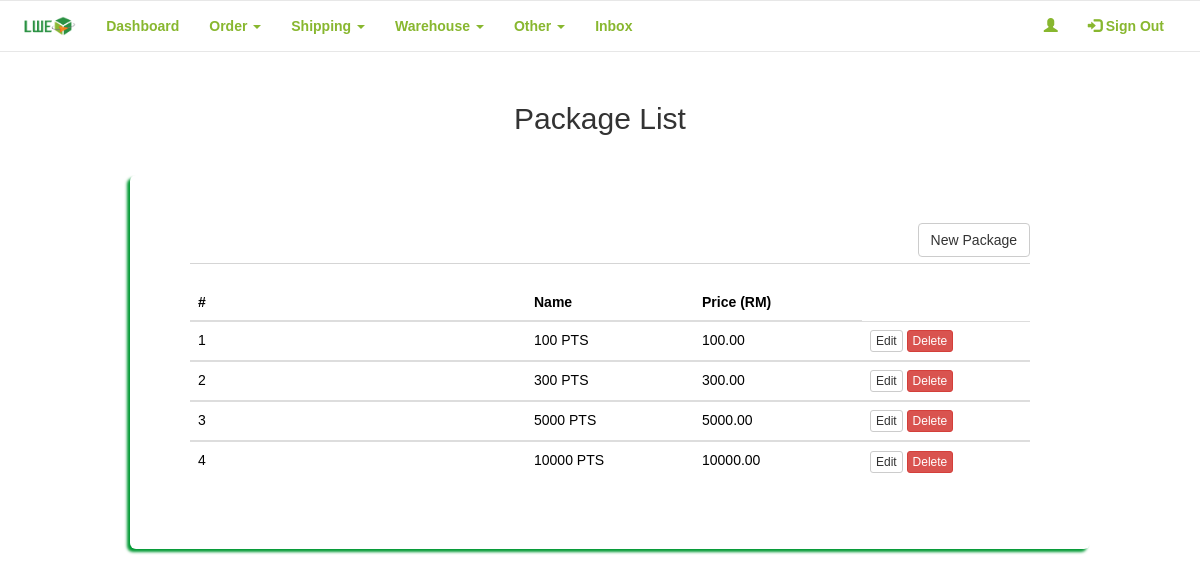
The page /LWE_Buy/admin/packagelist.php?fail on the database its author committed.
### tables this page shows
CREATE TABLE IF NOT EXISTS `package` (
  `id` int(11) NOT NULL,
  `name` varchar(255) NOT NULL,
  `price` double(10,2) NOT NULL
);

### LWE_Buy/admin/packagelist.php (the view, shortened to what this page needs)
<?php
require_once '../connection/config.php';
$counter = 0;
$query1 = "SELECT * FROM package";
$result1 = mysqli_query($con, $query1);
?>
<!DOCTYPE html>
<html data-ng-app="myApp">
    <head>
        <link rel="stylesheet" href="https://maxcdn.bootstrapcdn.com/bootstrap/3.3.7/css/bootstrap.min.css">
        <link href="../frameworks/css/style.css" rel="stylesheet"/>
    </head>
    <body>
        <div class="row">
            <?php include_once('nav.php')?>
        </div>
        <center>
            <div class="container">
                <div class="row" style="padding-top: 10px; padding-bottom: 15px;">
                    <div class="col-xs-12 col-md-12 col-lg-12">
                        <h2>Package List</h2>
                    </div>
                </div>
            </div>
            <section class="content">
                <div class="container">
                    <div class="row">
                        <div class="col-xs-12 col-md-12 col-lg-12 jumbotron">
                            <button type="button" class="btn btn-default" data-toggle="modal" data-target="#newpackage" style="float: right;">New Package</button><br/><hr/>
                            <?php
                            if(mysqli_num_rows($result1) > 0)
                            {
                            ?>
                            <table class="table thead-bordered table-hover" id="receive">
                                <thead>
                                    <tr>
                                        <th>#</th>
                                        <th>Name</th>
                                        <th>Price (RM)</th>
                                    </tr>
                                </thead>
                                <?php
                                    while($row = mysqli_fetch_array($result1))
                                    {
                                        $counter++;
                                        ?>
                                        <tbody>
                                            <tr>
                                                <td><?php echo $counter; ?></td>
                                                <td width="20%"><?php echo $row['name']; ?></td>
                                                <td width="20%"><?php echo $row['price']; ?></td>
                                                <td width="20%"><a href="editpackage.php?users=<?php echo $row['id']; ?>" class="btn btn-xs btn-default">Edit</a> <a href="deletepack.php?user_id=<?php echo $row['id']; ?>" class="btn btn-xs btn-danger">Delete</a></td>
                                            </tr>
                                        </tbody>
                                        <?php
                                    }
                                }else{
                                    ?>
                                        <p>There is no package.</p>
                                    <?php
                                }
                            ?>
                            </table>
                        </div>
                    </div>
                </div>
            </section>
        </center>
    </body>
</html>

### LWE_Buy/frameworks/css/style.css (style rules this page uses)
html, body { height: 100%; }
body { background-image: url("../../resources/img/bg.jpg"); font-family: sans-serif; overflow-x: hidden; }
.container { width: 80%; margin: 0px auto 5px auto;; min-height: 57%; }
.jumbotron { margin: 10px; background: #fff; border-radius: 5px; color: #000; box-shadow: -3px 3px 3px #009933; }

### rows shown on the page
package: name "100 PTS", price "100.00"
package: name "300 PTS", price "300.00"
package: name "5000 PTS", price "5000.00"
package: name "10000 PTS", price "10000.00"
